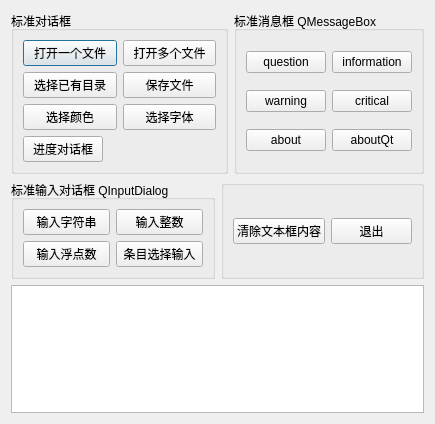
<?xml version="1.0" encoding="UTF-8"?>
<ui version="4.0">
 <class>Dialog</class>
 <widget class="QDialog" name="Dialog">
  <property name="geometry">
   <rect>
    <x>0</x>
    <y>0</y>
    <width>435</width>
    <height>424</height>
   </rect>
  </property>
  <property name="windowTitle">
   <string>Dialog</string>
  </property>
  <layout class="QVBoxLayout" name="verticalLayout_5">
   <item>
    <layout class="QHBoxLayout" name="horizontalLayout_8">
     <item>
      <widget class="QGroupBox" name="groupBox">
       <property name="title">
        <string>标准对话框</string>
       </property>
       <layout class="QVBoxLayout" name="verticalLayout">
        <item>
         <layout class="QHBoxLayout" name="horizontalLayout">
          <item>
           <widget class="QPushButton" name="pushButton_OpenFile">
            <property name="text">
             <string>打开一个文件</string>
            </property>
           </widget>
          </item>
          <item>
           <widget class="QPushButton" name="pushButton_OpenFiles">
            <property name="text">
             <string>打开多个文件</string>
            </property>
           </widget>
          </item>
         </layout>
        </item>
        <item>
         <layout class="QHBoxLayout" name="horizontalLayout_2">
          <item>
           <widget class="QPushButton" name="pushButton_SelectDirs">
            <property name="text">
             <string>选择已有目录</string>
            </property>
           </widget>
          </item>
          <item>
           <widget class="QPushButton" name="pushButton_SaveFile">
            <property name="text">
             <string>保存文件</string>
            </property>
           </widget>
          </item>
         </layout>
        </item>
        <item>
         <layout class="QHBoxLayout" name="horizontalLayout_3">
          <item>
           <widget class="QPushButton" name="pushButton_SelectColor">
            <property name="text">
             <string>选择颜色</string>
            </property>
           </widget>
          </item>
          <item>
           <widget class="QPushButton" name="pushButton_SelectFont">
            <property name="text">
             <string>选择字体</string>
            </property>
           </widget>
          </item>
         </layout>
        </item>
        <item>
         <layout class="QHBoxLayout" name="horizontalLayout_4">
          <item>
           <widget class="QPushButton" name="pushButton_ProgressDialog">
            <property name="text">
             <string>进度对话框</string>
            </property>
           </widget>
          </item>
          <item>
           <spacer name="horizontalSpacer">
            <property name="orientation">
             <enum>Qt::Horizontal</enum>
            </property>
            <property name="sizeHint" stdset="0">
             <size>
              <width>40</width>
              <height>20</height>
             </size>
            </property>
           </spacer>
          </item>
         </layout>
        </item>
       </layout>
      </widget>
     </item>
     <item>
      <widget class="QGroupBox" name="groupBox_2">
       <property name="title">
        <string>标准消息框 QMessageBox</string>
       </property>
       <layout class="QVBoxLayout" name="verticalLayout_2">
        <item>
         <layout class="QHBoxLayout" name="horizontalLayout_5">
          <item>
           <widget class="QPushButton" name="pushButton_questionBox">
            <property name="text">
             <string>question</string>
            </property>
           </widget>
          </item>
          <item>
           <widget class="QPushButton" name="pushButton_informationBox">
            <property name="text">
             <string>information</string>
            </property>
           </widget>
          </item>
         </layout>
        </item>
        <item>
         <layout class="QHBoxLayout" name="horizontalLayout_6">
          <item>
           <widget class="QPushButton" name="pushButton_warningBox">
            <property name="text">
             <string>warning</string>
            </property>
           </widget>
          </item>
          <item>
           <widget class="QPushButton" name="pushButton_criticalBox">
            <property name="text">
             <string>critical</string>
            </property>
           </widget>
          </item>
         </layout>
        </item>
        <item>
         <layout class="QHBoxLayout" name="horizontalLayout_7">
          <item>
           <widget class="QPushButton" name="pushButton_aboutBox">
            <property name="text">
             <string>about</string>
            </property>
           </widget>
          </item>
          <item>
           <widget class="QPushButton" name="pushButton_aboutQtBox">
            <property name="text">
             <string>aboutQt</string>
            </property>
           </widget>
          </item>
         </layout>
        </item>
       </layout>
      </widget>
     </item>
    </layout>
   </item>
   <item>
    <layout class="QHBoxLayout" name="horizontalLayout_12">
     <item>
      <widget class="QGroupBox" name="groupBox_3">
       <property name="title">
        <string>标准输入对话框 QInputDialog</string>
       </property>
       <layout class="QVBoxLayout" name="verticalLayout_3">
        <item>
         <layout class="QHBoxLayout" name="horizontalLayout_9">
          <item>
           <widget class="QPushButton" name="pushButton_InputString">
            <property name="text">
             <string>输入字符串</string>
            </property>
           </widget>
          </item>
          <item>
           <widget class="QPushButton" name="pushButton_InputNum">
            <property name="text">
             <string>输入整数</string>
            </property>
           </widget>
          </item>
         </layout>
        </item>
        <item>
         <layout class="QHBoxLayout" name="horizontalLayout_10">
          <item>
           <widget class="QPushButton" name="pushButton_InputFloat">
            <property name="text">
             <string>输入浮点数</string>
            </property>
           </widget>
          </item>
          <item>
           <widget class="QPushButton" name="pushButton_InputItems">
            <property name="text">
             <string>条目选择输入</string>
            </property>
           </widget>
          </item>
         </layout>
        </item>
       </layout>
      </widget>
     </item>
     <item>
      <widget class="QGroupBox" name="groupBox_4">
       <property name="title">
        <string/>
       </property>
       <layout class="QVBoxLayout" name="verticalLayout_4">
        <item>
         <layout class="QHBoxLayout" name="horizontalLayout_11">
          <item>
           <widget class="QPushButton" name="pushButton_ClearText">
            <property name="text">
             <string>清除文本框内容</string>
            </property>
           </widget>
          </item>
          <item>
           <widget class="QPushButton" name="pushButton_Close">
            <property name="text">
             <string>退出</string>
            </property>
           </widget>
          </item>
         </layout>
        </item>
       </layout>
      </widget>
     </item>
    </layout>
   </item>
   <item>
    <widget class="QPlainTextEdit" name="plainTextEdit"/>
   </item>
  </layout>
 </widget>
 <resources/>
 <connections/>
</ui>
